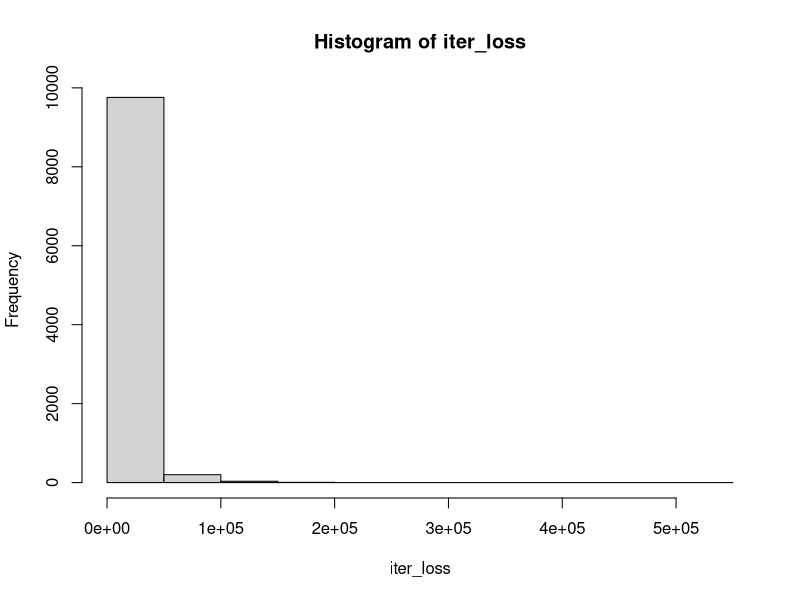

Recreate this plot in R. (Note: a time limit stopped this script after it produced the figure.)
Num <- 1000 #Number of loans

Size <- 10000 #Dollar size of each loan [$]

L <- Size * Num # Loan Principal 10000 * 1000 $ = 10 mio

LGD <- 0.45 # Loss Given Default

PD <- 0.0019 # Probability of Default

rho <- 0.15

alpha <- 0.999



WCDR <- pnorm( (qnorm(PD) + sqrt(rho) * qnorm(alpha)) / sqrt(1-rho) )

CreditVaR = L * LGD * (WCDR - PD)

print(CreditVaR)

## [1] 139047



N <- 10000 #Number of iterations

#sim_CreditVaR <- function(Num, Size, LGD, PD, rho, alpha){
  
  iter_loss <- array(0, dim=c(N)) # Distribution of losses per iteration
  
  for(iter in 1:N){
    
    F <- matrix(rnorm(1), 1, Num) # One F Factor value per iteration (same number is needed)
    
    Z <- matrix(rnorm(Num, mean=0, sd=1), 1, Num) # idiosyncratic errors for all loans
    
    U <- sqrt(rho) * F + sqrt(1-rho) * Z # Generate the U_i for all loans
    
    Default <- (U < qnorm(PD)) # Every loan, every iteration, did it default (binary operator)
    
    loan_loss <- Size * Default * LGD # Total loss on each loan for this iteration
    
    iter_loss[iter] <- sum(loan_loss)
    
  }
  
  hist(iter_loss)
  
  EL <- mean(iter_loss)
  
  VaR <- quantile(iter_loss, alpha)
  
  answer <- c(EL, VaR)
  

  ###########
  ############
  indexer <- function(tempU, dat){
    signalAAA <- (tempU[1, ] > array(dat[2, 3], Num))
    tempU <- rbind(tempU, signalAAA)
    signalAA <- ( tempU[1, ] <= array(dat[2, 3], Num) & tempU[1, ] > array(dat[3, 3], Num)) 
    tempU <- rbind(tempU, signalAA)
    signalA <- ( tempU[1, ] <= array(dat[3, 3], Num) & tempU[1, ] > array(dat[4, 3], Num)) 
    tempU <- rbind(tempU, signalA)
    signalBBB <- ( tempU[1, ] <= array(dat[4, 3], Num) & tempU[1, ] > array(dat[5, 3], Num))
    tempU <- rbind(tempU, signalBBB)
    signalBB <- ( tempU[1, ] <= array(dat[5, 3], Num) & tempU[1, ] > array(dat[6, 3], Num)) 
    tempU <- rbind(tempU, signalBB)
    signalB <- ( tempU[1, ] <= array(dat[6, 3], Num) & tempU[1, ] > array(dat[7, 3], Num)) 
    tempU <- rbind(tempU, signalB)
    signalCCC <- ( tempU[1, ] <= array(dat[7, 3], Num) & tempU[1, ] > array(dat[8, 3], Num)) 
    tempU <- rbind(tempU, signalCCC)
    signalD <- ( tempU[1, ] <= array(dat[8, 3], Num))
    tempU <- rbind(tempU, signalD)
    rownames(tempU) <- c("NU", "AAA", "AA", "A", "BBB", "BB", "B", "CCC", "Default")
    subtempU <- tempU[2:nrow(tempU), ]
    next_rate <- apply(subtempU, 1, sum)
    return(next_rate)
  }
  
  func <- function(next_rate, spread, LGD){
   out <-  Size * ( - next_rate[["AAA"]] * (spread[4] - spread[1])/100 * 1/(1 + (spread[1]+0.50)/100) - next_rate[["AA"]] * (spread[4] - spread[2])/100 * 1/(1 + (spread[2]+0.50)/100) - next_rate[["A"]] * (spread[4] - spread[3])/100 * 1/(1 + (spread[3]+0.50)/100) - next_rate[["BB"]] * (spread[4] - spread[5])/100 * 1/(1 + (spread[5]+0.50)/100) - next_rate[["B"]] * (spread[4] - spread[6])/100 * 1/(1 + (spread[6]+0.50)/100)- next_rate[["CCC"]] * (spread[4] - spread[7])/100 * 1/(1 + (spread[7]+0.50)/100)) + Size * next_rate[["CCC"]] * LGD 
    return(out)
   }
  
  N <- 1000 #Number of itera ons should be decreased in order to reduce the computa on  me 
  spread <- c(0.70, 0.88, 1.19, 2.10, 3.39, 4.56, 8.17, 0)
  transition <- c(0.05, 0.19, 4.79, 89.41, 4.35, 0.82, 0.2, 0.19)
  trans_CreditVaR <- function(Num, Size, LGD, PD, rho, alpha, spread, transiton){ 
  dat <- cbind( spread, transition, rev(cumsum(rev(transition)))/100 ) 
  colnames(dat)[3] <- "cum"
  iter_loss <- array(0, dim=c(N)) # Distribu on of losses per itera on
  for(iter in 1:N){
    F <- matrix(rnorm(1), 1, Num) # One F Factor value per itera on (same number is needed) 
    Z <- matrix(rnorm(Num, mean=0, sd=1), 1, Num) # idiosyncra c errors for all loans
    U <- sqrt(rho) * F + sqrt(1-rho) * Z # Generate the U_i for all loans
    Default <- (U < qnorm(PD)) # Every loan, every itera on, did it default (binary operator) 
    loan_loss <- Size * Default * LGD 
    tempU <- pnorm(U)
    tempU <- as.data.frame(tempU)
    next_rate <- indexer(tempU, dat)
    #sum of no onal loan * intrest rate change * df(from 1 year to 2 year)
    iter_loss[iter] <- func(next_rate, spread, LGD)
    #iter_loss[iter] <- 
    }
  hist(iter_loss) 
  EL <- mean(iter_loss)
  VaR <- quantile(iter_loss, alpha)
  answer <- c(EL, VaR)
  return(answer) 
  }
  trans_CreditVaR(Num, Size, LGD, PD, rho, alpha, spread, transition)
